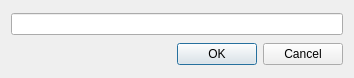
<?xml version="1.0" encoding="UTF-8"?>
<ui version="4.0">
 <class>FileNameEditDialog</class>
 <widget class="QDialog" name="FileNameEditDialog">
  <property name="geometry">
   <rect>
    <x>0</x>
    <y>0</y>
    <width>354</width>
    <height>78</height>
   </rect>
  </property>
  <property name="windowTitle">
   <string>FileNameEditDialog</string>
  </property>
  <layout class="QVBoxLayout" name="verticalLayout">
   <item>
    <widget class="QLineEdit" name="lineEdit"/>
   </item>
   <item>
    <widget class="QDialogButtonBox" name="buttonBox">
     <property name="orientation">
      <enum>Qt::Horizontal</enum>
     </property>
     <property name="standardButtons">
      <set>QDialogButtonBox::Cancel|QDialogButtonBox::Ok</set>
     </property>
    </widget>
   </item>
  </layout>
 </widget>
 <resources/>
 <connections>
  <connection>
   <sender>buttonBox</sender>
   <signal>accepted()</signal>
   <receiver>FileNameEditDialog</receiver>
   <slot>accept()</slot>
   <hints>
    <hint type="sourcelabel">
     <x>248</x>
     <y>254</y>
    </hint>
    <hint type="destinationlabel">
     <x>157</x>
     <y>274</y>
    </hint>
   </hints>
  </connection>
  <connection>
   <sender>buttonBox</sender>
   <signal>rejected()</signal>
   <receiver>FileNameEditDialog</receiver>
   <slot>reject()</slot>
   <hints>
    <hint type="sourcelabel">
     <x>316</x>
     <y>260</y>
    </hint>
    <hint type="destinationlabel">
     <x>286</x>
     <y>274</y>
    </hint>
   </hints>
  </connection>
 </connections>
</ui>
